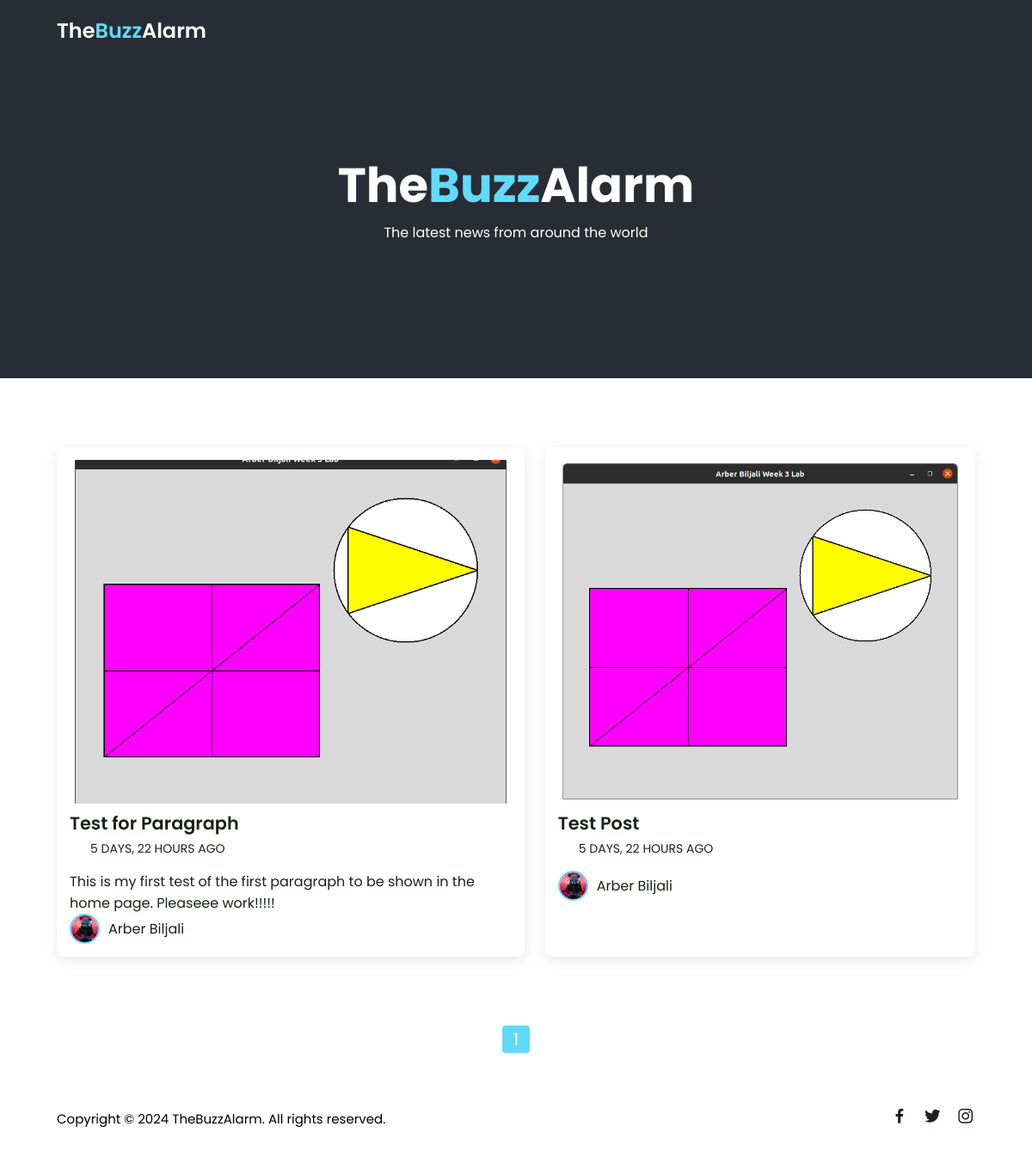
The page / on the database its author committed.
### blog/models.py (models this page shows, shortened)
class Post(models.Model):
    title = models.CharField(max_length=200)
    image = models.ImageField(upload_to='post_photos/')
    date = models.DateField(auto_now_add=True)
    author = models.ForeignKey(User, on_delete=models.CASCADE, default=1)

class Paragraph(models.Model):
    post = models.ForeignKey(Post, related_name='paragraphs', on_delete=models.CASCADE)
    title = models.CharField(max_length=200, blank=True)
    text = models.TextField(blank=True)
    image = models.ImageField(upload_to='paragraph_photos/', blank=True, null=True)

class Profile(models.Model):
    user = models.OneToOneField(User, on_delete=models.CASCADE)
    profile_image = models.ImageField(upload_to='profile_pics/', null=True, blank=True)

### blog/views.py (the view)
# urls.py: path("", HomeView.as_view(), name="home"),
class HomeView(ListView):
    model = Post
    template_name = "blog/blog_home.html"
    context_object_name = "posts"
    ordering = ["-id"]
    paginate_by = 9

### blog/context_processors.py (called while the page is built)
def current_url_name(request):
    return {
        'current_url_name': resolve(request.path_info).url_name
    }

### blog/templates/blog/blog_home.html (shortened to what this page needs)
{% extends 'blog/blog_base.html' %}
    {% load static %}
    {% block head %}
        <link rel="stylesheet" href="{% static 'blog/css/blog_home.css' %}">
        <link href="https://unpkg.com/boxicons@2.1.4/css/boxicons.min.css" rel="stylesheet">
    {% endblock %}
    {% block home_section %}
        <section class="home" id="home">
            <div class="home-text container">
                <h2 class="home-title">The<span>Buzz</span>Alarm</h2>
                <span class="home-subtitle">The latest news from around the world</span>
            </div>
        </section>
    {% endblock %}
    {% block content %}
        <section class="post container">
            {% for post in page_obj %}
                <div class="post-box">
                    <img src="{{ post.image.url }}" alt="NOT FOUND" class="post-img">
                    <a href="{% url 'post-detail' post.id %}" class="post-title">
                        {{ post.title }}
                    </a>
                    <span class="post-date">
                        <box-icon name='calendar' class="calendar-icon"></box-icon>
                        {{ post.date|timesince }} ago
                    </span>
                    <p class="post-description">
                        {{ post.paragraphs.first.text|linebreaks }}
                    </p>
                    <div class="profile">
                        <img src="{{ post.author.profile.profile_image.url }}" alt="" class="profile-img">
                        <span class="profile-name">{{ post.author.first_name }} {{ post.author.last_name }}</span>
                    </div>
                </div>
            {% empty %}
                <p>No posts available.</p>
            {% endfor %}
        </section>
        <section class="container">
            <div class="pagination">
                <a href="?page=1&rows={{ rows }}"><box-icon name='chevrons-left'></box-icon></a>
                {% for num in page_obj.paginator.page_range %}
                    {% if num > page_obj.number|add:'-3' and num < page_obj.number|add:'3' %}
                        {% if num == page_obj.number %}
                            <a class="active">{{ num }}</a>
                        {% else %}
                            <a href="?page={{ num }}&rows={{ rows }}">{{ num }}</a>
                        {% endif %}
                    {% endif %}
                {% endfor %}
                <a href="?page={{ page_obj.paginator.num_pages }}&rows={{ rows }}"><box-icon name='chevrons-right'></box-icon></a>
            </div>
        </section>
    {% endblock %}

### static/blog/css/blog_base.css (style rules this page uses)
* { font-family: 'Poppins', sans-serif; margin: 0; padding: 0; scroll-behavior: smooth; scroll-padding-top: 2rem; box-sizing: border-box; }
:root { --container-color: #282c34; --second-color: #61dafb; --text-color: #172317; --bg-color: #fff; }
a { text-decoration: none; }
img { width: 100%; }
section { padding: 3rem 0 2rem; }
.container { max-width: 1068px; margin: auto; width: 100%; }

### static/blog/css/blog_home.css (style rules this page uses)
.home { width: 100%; min-height: 440px; background: var(--container-color); display: grid; justify-content: center; align-items: center; }
.home-text { color: var(--bg-color); text-align: center; }
.home-title { font-size: 3.5rem; }
.home .home-title span { color: var(--second-color); }
.home-subtitle { font-size: 1rem; font-weight: 400; }
.post { display: grid; grid-template-columns: repeat(auto-fit, minmax(280px, auto)); justify-content: center; gap: 1.5rem; margin-top: 2rem; }
.post-box { background: var(--bg-color); box-shadow: 0 4px 14px hsl(355deg 25% 15% / 10%); padding: 15px; border-radius: 0.5rem; color: var(--text-color); transition: 0.4s; }
.post-img { width: 100%; height: 400px; object-fit: cover; object-position: center; border-radius: 0.5rem; }
.post-title { font-size: 1.3rem; font-weight: 600; color: var(--text-color); display: -webkit-box; -webkit-line-clamp: 2; -webkit-box-orient: vertical; overflow: hidden; }
.post-date { display: flex; align-items: center; font-size: 0.875rem; text-transform: uppercase; font-weight: 400; margin-top: 4px; }
.calendar-icon { height: 20px; width: 20px; margin-right: 4px; margin-bottom: 1px; }
.post-description { font-size: 0.9rem; line-height: 1.5rem; margin: 5px 0 10px; display: -webkit-box; -webkit-line-clamp: 3; -webkit-box-orient: vertical; overflow: hidden; }
.profile { display: flex; align-items: center; gap: 10px; }
.profile-img { width: 35px; height: 35px; border-radius: 50%; object-fit: cover; object-position: center; border: 2px solid var(--second-color); }
.pagination { display: flex; justify-content: center; align-items: center; flex-direction: row; }
.pagination a { display: flex; justify-content: center; align-items: center; height: 32px; width: 32px; font-size: 20px; color: var(--text-color); margin: 0 5px; border-radius: 4px; transition: 0.3s; }
.pagination .active { background: var(--second-color); pointer-events: none; color: var(--bg-color); }

### rows shown on the page
Post: image (picture), title "Test for Paragraph", date "5 DAYS, 22 HOURS", paragraphs.first.text "This is my first test of the first paragraph to be shown in the home page. Pleaseee work!!!!!", author.profile.profile_image (picture), author.first_name "Arber", author.last_name "Biljali"
Post: image (picture), title "Test Post", date "5 DAYS, 22 HOURS", author.profile.profile_image (picture), author.first_name "Arber", author.last_name "Biljali"

### other values the page prints
{{ num }} "1"
